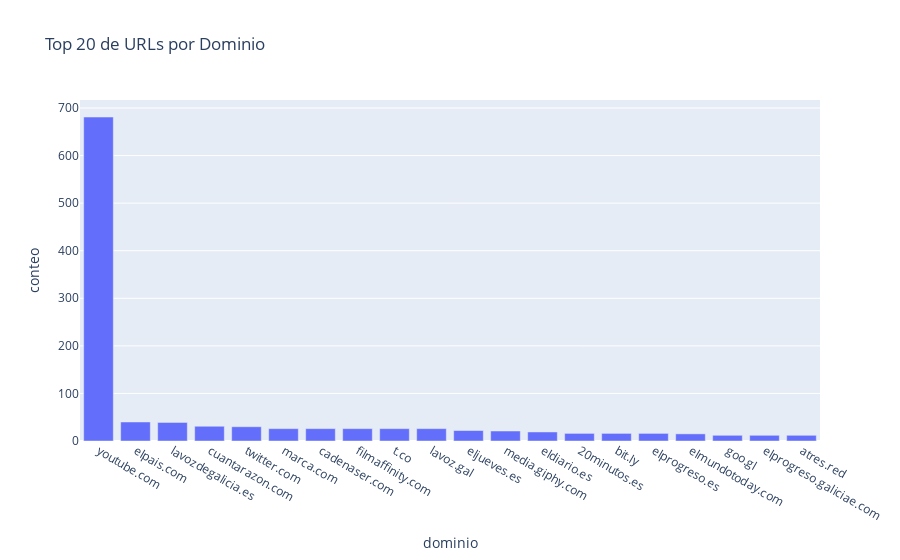

This figure's notebook cell:
### Code cell
import pandas as pd
import plotly.express as px
from urllib.parse import urlparse

# Asegúrate de que df_publicaciones está definido y contiene la columna 'enlace'

# Filtrar las filas donde la columna 'enlace' no está vacía y no es una cadena vacía
df_publicaciones_no_vacias = df_publicaciones[(df_publicaciones['enlace'].notna()) & (df_publicaciones['enlace'] != '')]

# Extraer el dominio de cada URL en la columna 'enlace'
df_publicaciones_no_vacias['dominio'] = df_publicaciones_no_vacias['enlace'].apply(lambda x: urlparse(x).netloc)

# Quitar 'www.' para mantener consistencia
df_publicaciones_no_vacias['dominio'] = df_publicaciones_no_vacias['dominio'].replace(r'^www\.', '', regex=True)

# Filtrar los dominios vacíos
df_publicaciones_no_vacias = df_publicaciones_no_vacias[df_publicaciones_no_vacias['dominio'] != '']

# Contar la frecuencia de cada dominio y obtener los 20 más frecuentes
conteo_dominios = df_publicaciones_no_vacias['dominio'].value_counts().nlargest(20).reset_index()
conteo_dominios.columns = ['dominio', 'conteo']

# Crear un gráfico de barras con los conteos de los dominios
fig = px.bar(conteo_dominios, x='dominio', y='conteo', title='Top 20 de URLs por Dominio')
fig.show()

### Figure 1 — Plotly figure (JSON) as saved in the notebook; plotly's stock layout.template omitted (floating-point values rounded to 4 significant figures)
{"data": [{"alignmentgroup": "True", "hovertemplate": "dominio=%{x}<br>conteo=%{y}<extra></extra>", "legendgroup": "", "marker": {"color": "#636efa", "pattern": {"shape": ""}}, "name": "", "offsetgroup": "", "orientation": "v", "showlegend": false, "textposition": "auto", "type": "bar", "x": ["youtube.com", "elpais.com", "lavozdegalicia.es", "cuantarazon.com", "twitter.com", "marca.com", "cadenaser.com", "filmaffinity.com", "t.co", "lavoz.gal", "eljueves.es", "media.giphy.com", "eldiario.es", "20minutos.es", "bit.ly", "elprogreso.es", "elmundotoday.com", "goo.gl", "elprogreso.galiciae.com", "atres.red"], "xaxis": "x", "y": [681, 40, 39, 31, 30, 26, 26, 26, 26, 26, 22, 21, 19, 16, 16, 16, 15, 12, 12, 12], "yaxis": "y"}], "layout": {"barmode": "relative", "legend": {"tracegroupgap": 0}, "title": {"text": "Top 20 de URLs por Dominio"}, "xaxis": {"anchor": "y", "domain": [0, 1], "title": {"text": "dominio"}}, "yaxis": {"anchor": "x", "domain": [0, 1], "title": {"text": "conteo"}}}}
